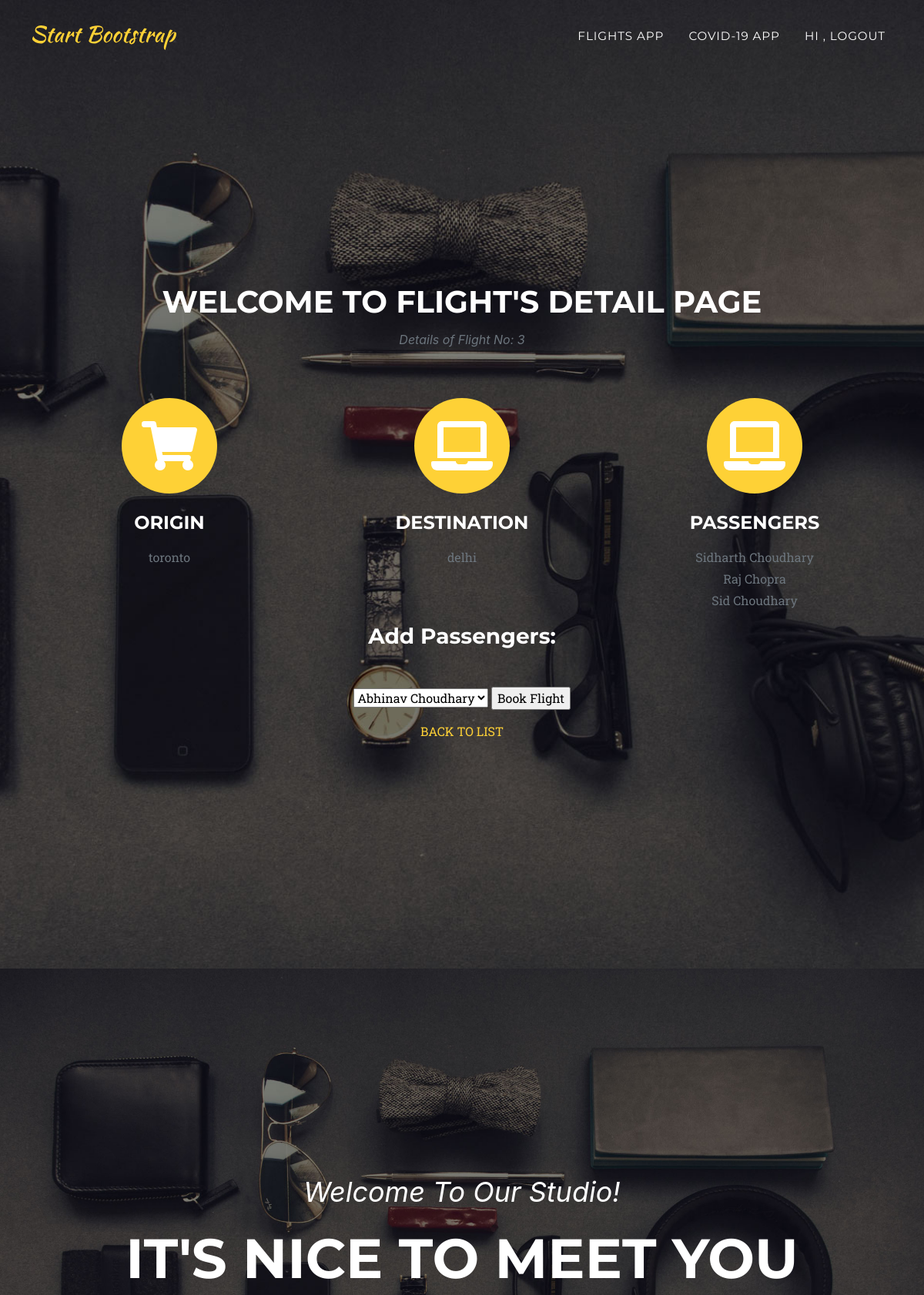
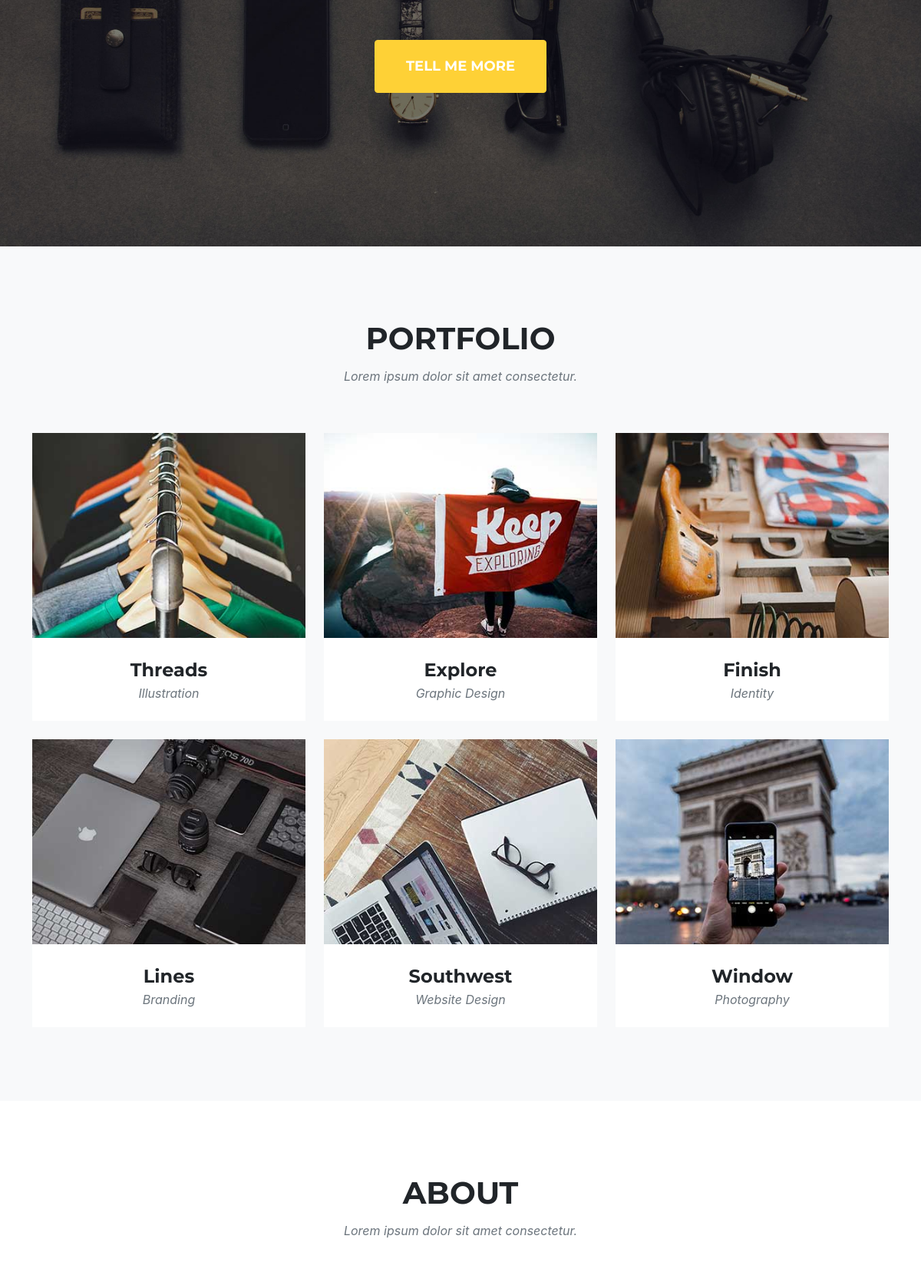
Page /3 (upper part) on the committed database (2 pictures, top to bottom).
### flights/models.py (models this page shows, shortened)
class Flight(models.Model):
    origin = models.ForeignKey(Airport, on_delete=models.CASCADE, related_name="departures")
    dest = models.ForeignKey(Airport, on_delete=models.CASCADE, related_name="arrivals")
    duration = models.IntegerField()

class Airport(models.Model):
    code = models.CharField(max_length=3)
    city = models.CharField(max_length=64)

class Passenger(models.Model):
    f_Name = models.CharField(max_length=64)
    l_Name = models.CharField(max_length=64)
    flights = models.ManyToManyField(Flight, blank=True, related_name="passengers")
    def __str__(self):
        return f"{self.f_Name} {self.l_Name}"

### flights/views.py (the view)
# urls.py: path('<int:flight_id>', views.flight,name="flight"),
def flight(request, flight_id):
    try:
        f = Flight.objects.get(pk = flight_id)
    except Flight.DoesNotExist:
        raise Http404("Flight does NOT exist!!!")
    context = {
        "flights": f,
        "passengers": f.passengers.all(),
        "non_passengers": Passenger.objects.exclude(flights=f).all()
        }
    return render(request, "flights/flight.html", context)

### flights/templates/flights/flight.html (shortened to what this page needs)
{% extends "flights/master.html" %}
{% load static %}
{% block nav %}
<li class="nav-item"><a class="nav-link js-scroll-trigger" href="{% url 'logout' %}">Hi {{user.first_name }}, Logout</a></li>
{% endblock %}
{% block replaceBody %}
<header class="masthead">
<section class="page-section" id="services">
    <div class="container">
        <div class="text-center">
            <h2 class="section-heading text-uppercase">Welcome to Flight's Detail Page</h2>
            <h3 class="section-subheading text-muted">Details of Flight No: {{ flights.id }}</h3>
        </div>
        <div class="row text-center">
            <div class="col-md-4">
                <span class="fa-stack fa-4x"><i class="fas fa-circle fa-stack-2x text-primary"></i><i class="fas fa-shopping-cart fa-stack-1x fa-inverse"></i></span>
                <h4 class="my-3">ORIGIN </h4>
                <p class="text-muted">{{flights.origin.city}}</p>
            </div>
            <div class="col-md-4">
                <span class="fa-stack fa-4x"><i class="fas fa-circle fa-stack-2x text-primary"></i><i class="fas fa-laptop fa-stack-1x fa-inverse"></i></span>
                <h4 class="my-3">DESTINATION</h4>
                <p class="text-muted">{{flights.dest.city}}</p>
            </div>
            <div class="col-md-4">
                <span class="fa-stack fa-4x"><i class="fas fa-circle fa-stack-2x text-primary"></i><i class="fas fa-laptop fa-stack-1x fa-inverse"></i></span>
                <h4 class="my-3">PASSENGERS</h4>
                <p class="text-muted">{% for p in passengers %}
                    {{ p }}<br>
                    {% empty %} No Passengers
                    {% endfor %}
                </p>
            </div>
        </div>
            <div class="row text-center">
                <div class="col-md-12">
                     {% if non_passengers %}
                    <h3>Add Passengers:</h3><br>
                    <p class="text-muted">
                        <form action="{% url 'book' flights.id %}" method="post">
                            <select name="passenger">
                                {% for p in non_passengers %}
                                <option value="{{ p.id }}"> {{ p }}</option>
                                {%endfor%}
                            </select>
                            <input type="submit" value="Book Flight"/>
                        </form>
                    </p>
                    {% else %}
                    <p class="text-muted" >
                        <h2>No Passengers to Add.</h2>
                    </p>
                    {%endif%}
                </div>
            </div>
            <div class="row text-center">
                <div class="col-md-12">
                    <a href="{% url 'index' %}">
                        BACK TO LIST
                    </a>
                </div>
            </div>
    </div>
</section>
</header>
{% endblock %}

### rows in the picture
Flight: id "3", origin.city "toronto", dest.city "delhi"
Passenger: f_Name+l_Name "Sidharth Choudhary"
Passenger: f_Name+l_Name "Raj Chopra"
Passenger: f_Name+l_Name "Sid Choudhary"

### other values in the picture
form field passenger "Abhinav Choudhary"
